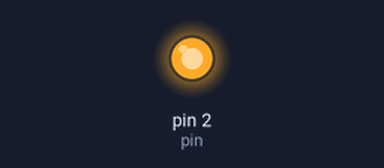
The sketch below on a simulated Arduino Uno, built with avr-gcc and run on an emulated ATmega328P. On the bench: output pins drawn as LEDs (lit = HIGH).

Above: at 1.5 s.
At 4.0 s:
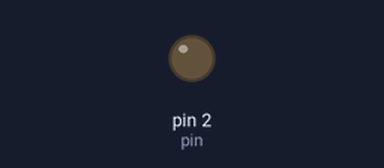
Timing chart, 0 to 6.5 s (numbered marks = the images above):
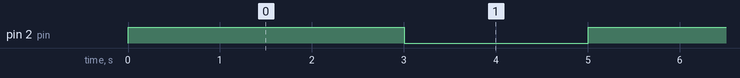

The sketch:

Laser_Emit.ino
```cpp
int pin = 2;

void setup() {
  pinMode(pin, OUTPUT);  //definir pin como salida
}

void loop(){
  digitalWrite(pin, HIGH);
  delay(3000);
  digitalWrite(pin, LOW);
  delay(2000);
}
```

Measured:
- by itself, pin 2 (pin): alternates HIGH for 3.0 s and LOW for 2.0 s
